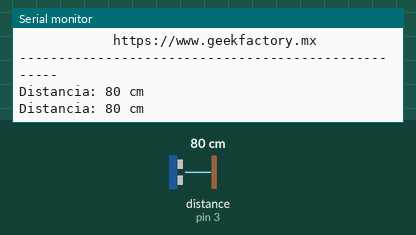
Recording of a sketch running on a simulated Arduino Uno, built with avr-gcc and run on an emulated ATmega328P. Shown: the last lines printed to the serial monitor. Wiring (inferred from the names in the program): ultrasonic range finder: trigger pin 2; echo pin 3. Inputs (shaded band) come from the test bench; at power-on: distance to the obstacle (sensor on pin 3) 80 cm. The echo pulse lasts 58.3 µs per cm.

Above: at 1.8 s.
1.9 s: distance to the obstacle (sensor on pin 3) set to 2 cm
At 2.8 s:
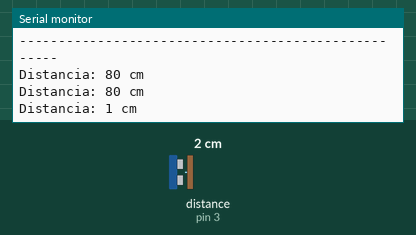
3.4 s: distance to the obstacle (sensor on pin 3) set to 4 cm
At 4.8 s:
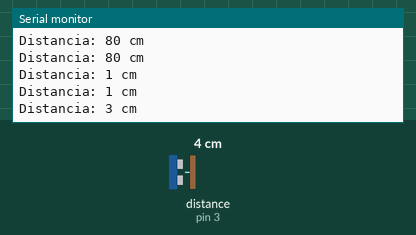
Timing chart, 0 to 6.4 s (numbered marks = the images above; inputs shaded):
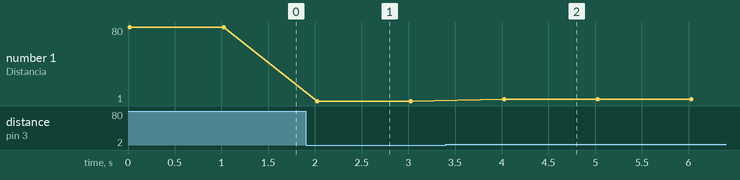

The sketch:

sensor.ino
```cpp
/**
   Geek Factory - "Dale vuelo a tus proyectos"
   Tienda de electrónica, Arduino, Raspberry Pi, IoT
   www.geekfactory.mx
   GEEK FACTORY INVIERTE TIEMPO Y RECURSOS EN DESARROLLAR ESTOS EJEMPLOS Y TUTORIALES.
   SI ENCUENTRAS ÚTIL ESTE CÓDIGO, CONSIDERA REALIZAR UNA COMPRA CON NOSOTROS.
   EJEMPLO SENSOR ULTRASÓNICO HC-SR04 1
   Descripción:
   Realiza la medición de distancia con un sensor ultrasónico HC-SR04. El resultado
   se muestra en el monitor serial.
   Este ejemplo NO utiliza librerías especiales para el sensor, solamente se utiliza
   la función "pulseIn" incluida en el IDE de Arduino para medir la longitud del
   pulso de eco que devuelve el sensor ultrasónico.
*/
// declaración de variables para pines
// aquí indicamos a donde se conectan las señales del sensor
const int pinecho = 3;
const int pintrigger = 2;
// variables para calculos
unsigned long tiempo, distancia;
/**
   Función setup: se ejecuta una vez cuando encendemos el arduino
*/
void setup() {
  // preparar la comunicación serial
  Serial.begin(115200);
  // configurar los pines utilizados por el sensor
  pinMode(pinecho, INPUT);
  pinMode(pintrigger, OUTPUT);
  // mostrar mensaje inicial
  Serial.println(F("----------------------------------------------------"));
  Serial.println(F("EJEMPLO SENSOR ULTRASONICO CON ARDUINO SIN LIBRERIA "));
  Serial.println(F("            https://www.geekfactory.mx              "));
  Serial.println(F("----------------------------------------------------"));
}
/**
   Función loop: se ejecuta continuamente mientras el arduino permanece encendido
*/
void loop() {
  // asegurarnos que el pin trigger se encuentra en estado bajo
  digitalWrite(pintrigger, LOW);
  delayMicroseconds(2);
  // comenzamos pulso alto, debe durar 10 uS
  // luego regresamos a estado bajo
  digitalWrite(pintrigger, HIGH);
  delayMicroseconds(10);
  digitalWrite(pintrigger, LOW);
  // medimos el tiempo en estado alto del pin "echo"
  // el tiempo en estado alto es proporcional a la distancia medida
  tiempo = pulseIn(pinecho, HIGH);
  // LA VELOCIDAD DEL SONIDO ES DE 340 M/S O 29 MICROSEGUNDOS POR CENTIMETRO
  // DIVIDIMOS EL TIEMPO DEL PULSO ENTRE 58, TIEMPO QUE TARDA RECORRER IDA Y
  // VUELTA UN CENTIMETRO LA ONDA SONORA
  distancia = tiempo / 58;
  // imprimir la distancia medida al monitor serial
  Serial.print(F("Distancia: "));
  Serial.print(distancia);
  Serial.println(F(" cm"));
  // esperar un segundo antes de realizar otra medición
  delay(1000);
}
```

Measured:
- after the input at 1.9 s, the serial monitor: prints a new line after 0.12 s (image 1)
- after the input at 3.4 s, the serial monitor: prints a new line after 0.63 s (image 2)
- plotted number 1: 80 → 1 after the input at 1.9 s, 1 → 3 after the input at 3.4 s
